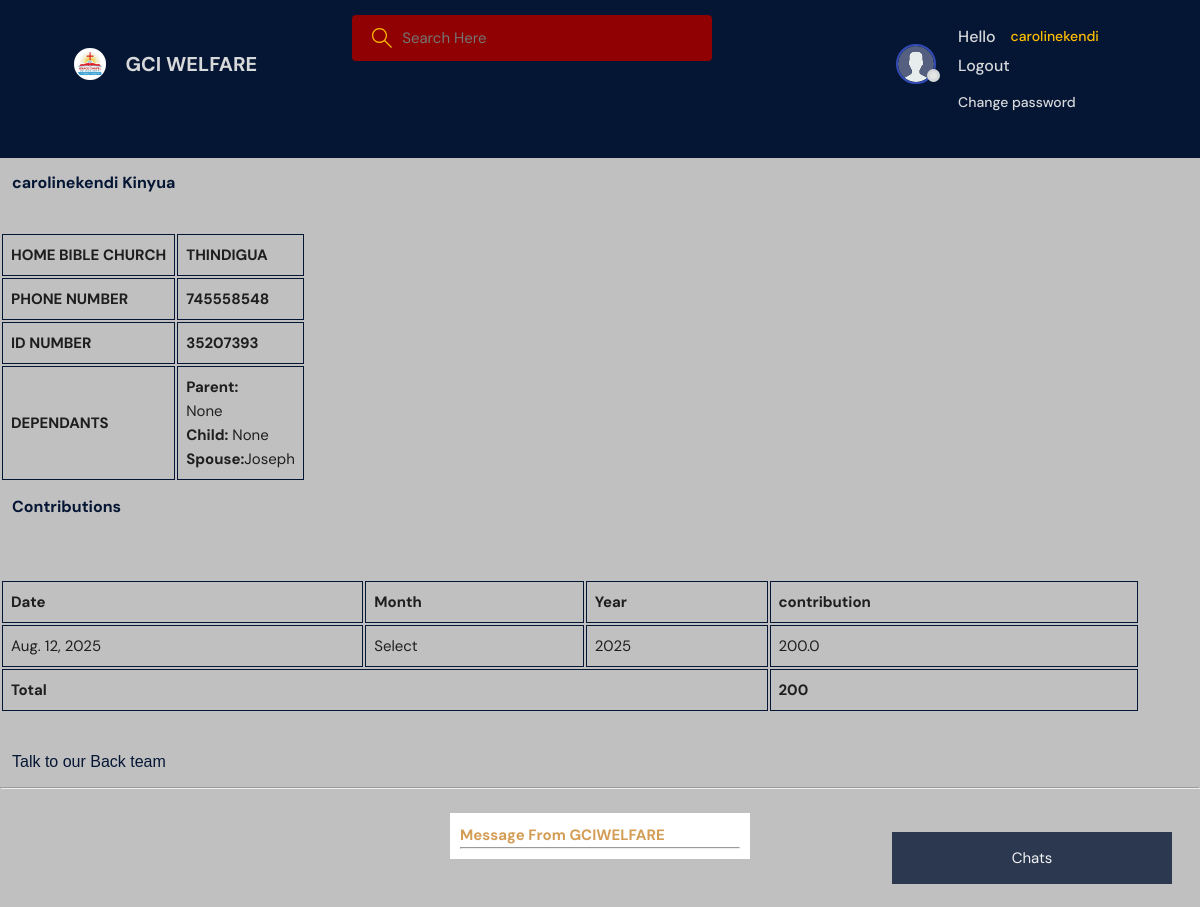
The page /index/62/ (signed in) on the database as committed earlier.
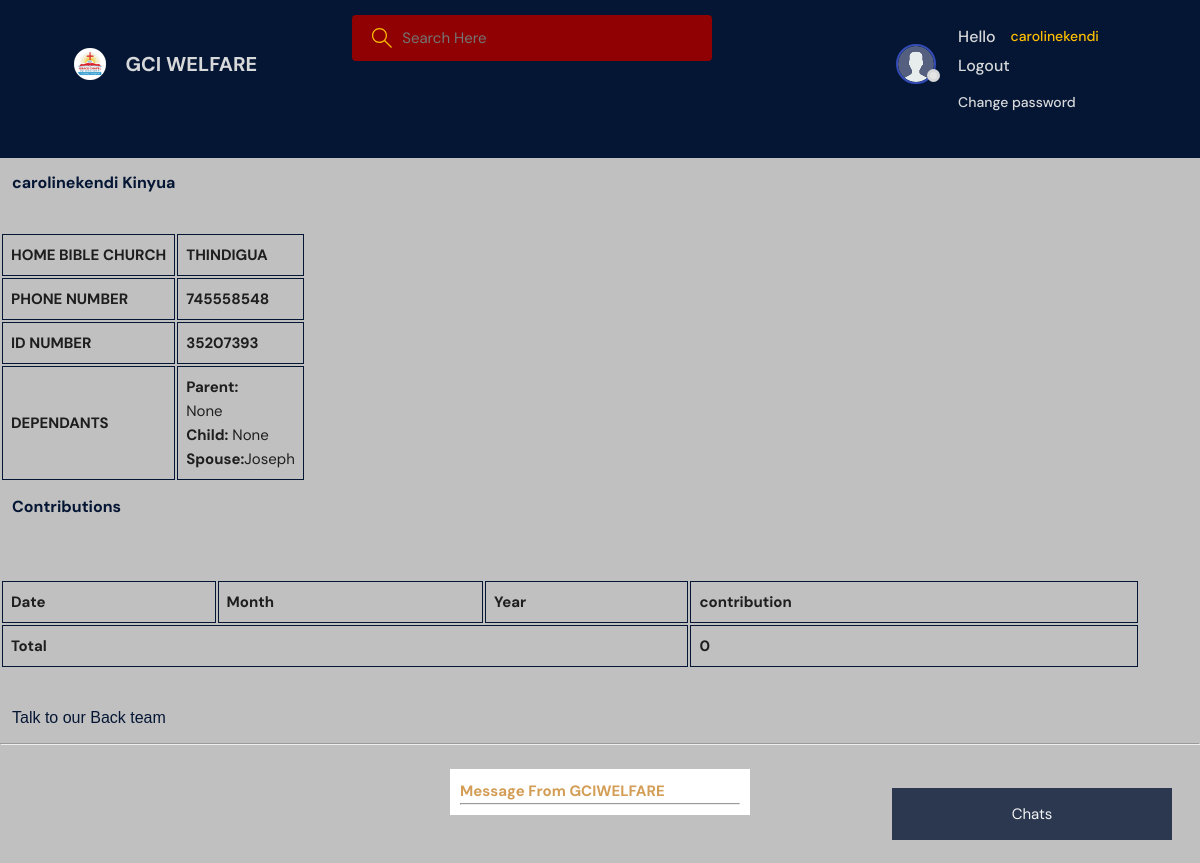
The same page on the database as committed later.
### web/models.py (models this page shows, shortened)
class update(models.Model):
        owner= models.ForeignKey(User,on_delete=models.CASCADE)
        room=models.ForeignKey(room,on_delete=models.CASCADE, null=True)
        name=models.CharField(null=True, blank=True, max_length=100)
        amount = models.DecimalField(max_digits=10, decimal_places=1)
        Select= 'Select'
        bbf= 'bff (OCT 2024 - JUL 2025)'
        JANUARY = 'JANUARY'
        FEBRUARY = 'FEBRUARY'
        MARCH = 'MARCH'
        APRIL= 'APRIL'
        MAY = 'MAY'
        JUNE = 'JUNE'
        JULY = 'JULY'
        AUGUST = 'AUGUST'
        SEPTEMBER = 'SEPTEMBER'
        OCTOBER = 'OCTOBER'
        NOVEMBER = 'NOVEMBER'
        DECEMBER = 'DECEMBER'
        CHOICES = [
        (Select,'select'),
        (bbf,'bbf'),
        (JANUARY,'January'),
        (FEBRUARY,'February'),
        (MARCH,'March'),
        (APRIL ,'April'),
        (MAY ,'May'),
        (JUNE ,'June'),
        (JULY  ,'July'),
        (AUGUST, 'August'),
        (SEPTEMBER ,'September'),
        (OCTOBER ,'October'),
        (NOVEMBER ,'November'),
        (DECEMBER ,'December'),
    ]
        month = models.CharField(null=True, blank=True, max_length=100)
        choose = models.CharField(
        max_length=100,
        choices=CHOICES,
        default=Select,
    )
        select= 'Select'
        year1 = '2022'
        year2 = '2023'
        year3 = '2024'
        year4 = '2025'
        year5 ='2026'
        year6 = '2027'
        year7 = '2028'
        year8 = '2029'
        year9 = '2030'
        CHOICES = [
        (year1 ,'2022'),
        (year2,'2023'),
        (year3,'2024'),
        (year4,'2025'),
        (year5 ,'2026'),
        (year6,'2027'),
        (year7,'2028'),
        (year8 ,'2029'),
        (year9, '2030'),
    ]
        Year = models.CharField(null=True, blank=True, max_length=100)
        choice = models.CharField(
        max_length=100,
        choices=CHOICES,
        default=2025,
        )
        updated=models.DateTimeField(auto_now=True)
        created=models.DateTimeField(auto_now_add=True)
        class Meta:
          ordering = ['-updated', '-created']

### web/views.py (the view, shortened to what this page needs)
# urls.py: path('index/<str:pk>/', views.index, name='index'),
@require_http_methods(["GET", "POST"])
def index(request, pk):
    index= room.objects.get(id=pk)
    payment= update.objects.filter(owner=request.user)
    total_amount = payment.aggregate(Sum('amount'))['amount__sum'] or 0
    adm = Msg.objects.all()
    R_messages=index.message_set.all().order_by('-created')
    context ={'index': index, 'payment':payment,'R_messages': R_messages, 'adm':adm, 'total_amount': total_amount}
    return render(request, 'web/index.html', context)

### web/templates/web/index.html (shortened to what this page needs)
{% extends 'main.html' %}
{%load static%}
{% block content %}
 <div>
<p><b>{{index.host}} {{index.name}}</b></p>
<br>
</div>
      <table class="table table-borderless">
        <tbody>
          <tr>
            <th scope="row"><b><h4>HOME BIBLE CHURCH<b><h4></th>
            <td><h4>{{index.choice}}<h4></td>
          </tr>
          <tr>
            <th scope="row"><b><h4>PHONE NUMBER<b><h4></th>
            <td><h4>{{index.phone}}<h4></td>
          </tr>
          <tr>
            <th scope="row"><b><h4>ID NUMBER<b><h4></th>
            <td colspan="2"><h4>{{index.identity}}<h4></td>
          </tr>
          <tr>
            <th scope="row"><b><h4>DEPENDANTS<b><h4></th>
            <td><h4><h1>Parent:</h1>{{index.Parent}}<br><b>Child:</b> {{index.Child}} <br> <b>Spouse:</b>{{index.Spouse}}<h4></td>
          </tr>
        </tbody>
      </table>
      <p><b>Contributions</b></p>
      <div class="card">
        <div class="card-body">
        <table id="example" class="table table-bordered table-hover" style="width:95%">
          <thead>
            <tr class="bg-primary">
                  <th class="bg-info">Date</th>
                  <th class="bg-info">Month</th>
                  <th class="bg-info">Year</th>
                  <th class="bg-info">contribution</th>
              </tr>
          </thead>
          <tbody>
            {%for update in payment%}
            {% if request.user == update.owner|slice:':12'%}
              <tr class="table-warning">
                  <td>{{update.updated| date}}</td>
                  <td>{{update.choose}}</td>
                  <td>{{update.choice}}</td>
                  <td>{{update.amount}}</td>
              </tr>
              {%endif%}
              {%endfor%}
              <br><br>
            <tr class="table-success" style="background-color: #051634; color: white;">
  <td colspan="3"><strong>Total</strong></td>
  <td><strong>{{ total_amount }}</strong></td>
</tr>
      </table>
      </div>
    </div>
      <br>
        <p>Talk to our Back team</p>
        <hr><br>
</head>
<body>
<div class="form-container" style="align-items: center;">
<h2>Message From GCIWELFARE</h2>
<hr>
</div>
<button class="open-button" onclick="openForm()">Chats</button>
          <br> <br>
          {%endblock%}

Rows that differ between the two databases and show on the page:
removed update: updated "Aug. 12, 2025", choose "Select", choice "2025", amount "200.0"
Other text that changed with them:
{{ total_amount }}: "200" → "0"
